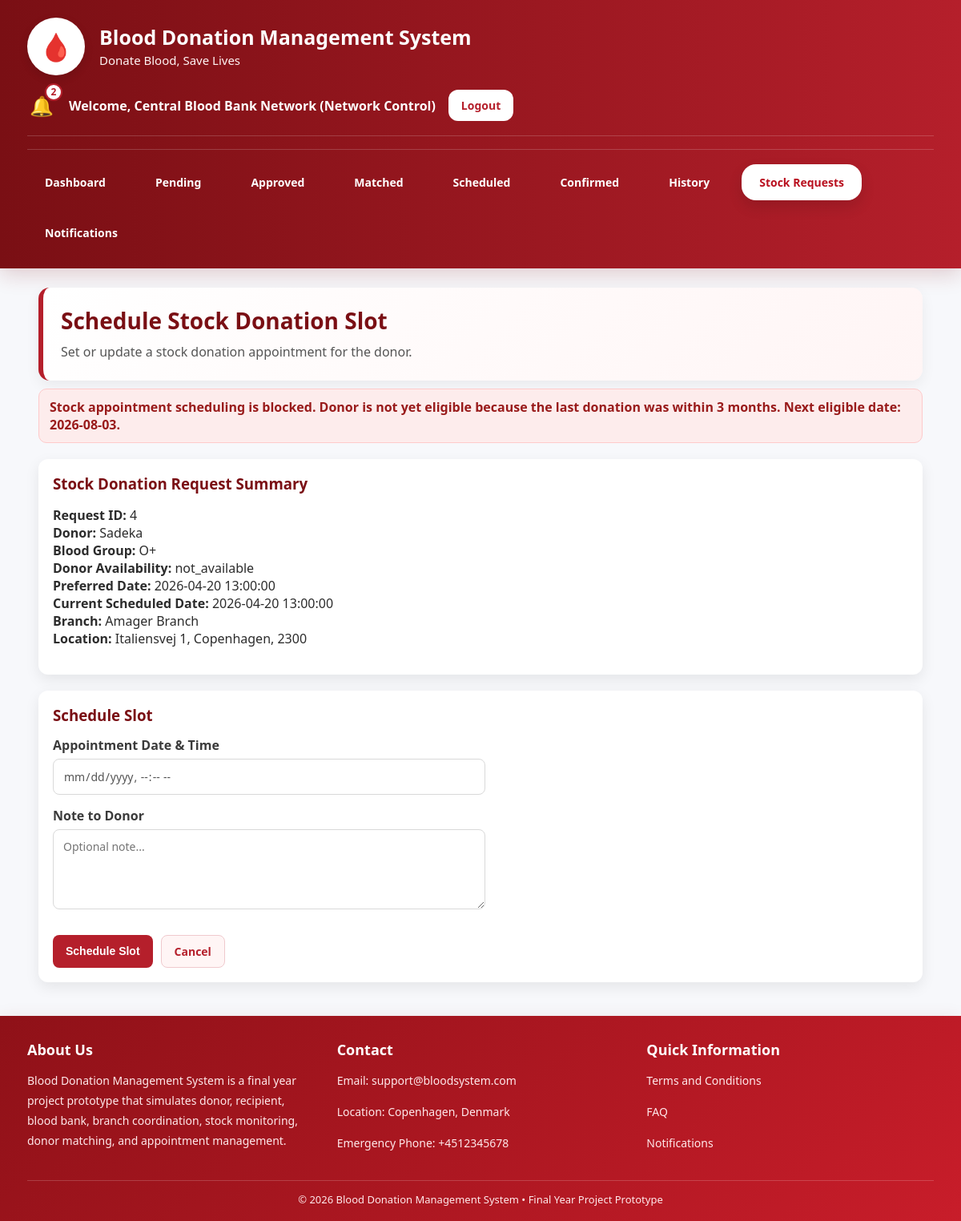
The page /dashboard/schedule_stock_donation.php?id=4 (signed in) on the database its author committed.
### tables this page shows
CREATE TABLE `stock_donation_requests` (
  `id` int(11) NOT NULL,
  `donor_id` int(11) NOT NULL,
  `blood_bank_user_id` int(11) NOT NULL,
  `branch_id` int(11) DEFAULT NULL,
  `preferred_date` datetime DEFAULT NULL,
  `scheduled_date` datetime DEFAULT NULL,
  `completed_at` datetime DEFAULT NULL,
  `completion_note` text DEFAULT NULL,
  `notes` text DEFAULT NULL,
  `status` enum('pending','scheduled','confirmed','completed','cancelled') NOT NULL DEFAULT 'pending',
  `created_at` timestamp NOT NULL DEFAULT current_timestamp()
);

CREATE TABLE `users` (
  `id` int(11) NOT NULL,
  `name` varchar(100) NOT NULL,
  `email` varchar(100) NOT NULL,
  `contact_number` varchar(20) DEFAULT NULL,
  `address` varchar(255) DEFAULT NULL,
  `date_of_birth` date DEFAULT NULL,
  `weight` decimal(5,2) DEFAULT NULL,
  `password` varchar(255) NOT NULL,
  `role` enum('admin','blood_bank','donor','recipient') NOT NULL,
  `blood_group` varchar(5) DEFAULT NULL,
  `weight_kg` decimal(5,2) DEFAULT NULL,
  `location` varchar(100) DEFAULT NULL,
  `address_line` varchar(255) DEFAULT NULL,
  `city` varchar(100) DEFAULT NULL,
  `zipcode` varchar(20) DEFAULT NULL,
  `institution_name` varchar(150) DEFAULT NULL,
  `availability` enum('available','not_available') DEFAULT 'available',
  `created_at` timestamp NOT NULL DEFAULT current_timestamp(),
  `account_status` enum('active','inactive') DEFAULT 'active',
  `status` enum('active','inactive') NOT NULL DEFAULT 'active',
  `next_eligible_date` date DEFAULT NULL
);

CREATE TABLE `branches` (
  `id` int(11) NOT NULL,
  `blood_bank_user_id` int(11) NOT NULL,
  `branch_name` varchar(150) NOT NULL,
  `address_line` varchar(255) NOT NULL,
  `city` varchar(100) NOT NULL,
  `zipcode` varchar(20) NOT NULL,
  `contact_number` varchar(30) DEFAULT NULL,
  `is_active` tinyint(1) DEFAULT 1,
  `created_at` timestamp NOT NULL DEFAULT current_timestamp()
);

### functions/network_helper.php (called while the page is built, shortened)
<?php
function getSystemName(){
    return 'Blood Donation Management System';
}
function getSystemTagline(){
    return 'Donate Blood, Save Lives';
}
function getBloodBankWelcomeLabel(){
    return 'Central Blood Bank Network';
}
function renderFooterTitle(){
    return 'Blood Donation Management System';
}
function renderFooterDescription(){
    return 'Blood Donation Management System is a final year project prototype that simulates donor, recipient, blood bank, branch coordination, stock monitoring, donor matching, and appointment management.';
}
?>

### functions/eligibility_check.php (called while the page is built, shortened)
<?php
function calculateAge($dateOfBirth) {
    $dob = new DateTime($dateOfBirth);
    $today = new DateTime();
    return $today->diff($dob)->y;
}
function checkDonorEligibility($conn, $donorId, $dateOfBirth, $weightKg) {
    $result = [
        'eligible' => true,
        'reason' => '',
        'age' => null,
        'last_donation_date' => null,
        'next_eligible_date' => null
    ];
    $age = calculateAge($dateOfBirth);
    $result['age'] = $age;
    $stmt = mysqli_prepare($conn, "
        SELECT donation_date
        FROM donations
        WHERE donor_id = ? AND status = 'confirmed'
        ORDER BY donation_date DESC, id DESC
        LIMIT 1
    ");
    mysqli_stmt_bind_param($stmt, "i", $donorId);
    mysqli_stmt_execute($stmt);
    $res = mysqli_stmt_get_result($stmt);
    if ($row = mysqli_fetch_assoc($res)) {
        $lastDonationDate = $row['donation_date'];
        $result['last_donation_date'] = $lastDonationDate;
        $lastDate = new DateTime($lastDonationDate);
        $nextEligible = clone $lastDate;
        $nextEligible->modify('+3 months');
        $today = new DateTime();
        $result['next_eligible_date'] = $nextEligible->format('Y-m-d');
        if ($today < $nextEligible) {
            $result['eligible'] = false;
            $result['reason'] = 'Donor is not yet eligible because the last donation was within 3 months.';
            return $result;
        }
    }
    return $result;
}
function syncDonorAvailabilityStatus($conn, $donorId) {
    $stmt = mysqli_prepare($conn, "
        SELECT date_of_birth, weight_kg, availability, next_eligible_date
        FROM users
        WHERE id = ? AND role = 'donor'
    ");
    mysqli_stmt_bind_param($stmt, "i", $donorId);
    mysqli_stmt_execute($stmt);
    $res = mysqli_stmt_get_result($stmt);
    $donor = mysqli_fetch_assoc($res);
    $eligibility = checkDonorEligibility(
        $conn,
        $donorId,
        $donor['date_of_birth'] ?? null,
        $donor['weight_kg'] ?? null
    );
    $desiredAvailability = $eligibility['eligible'] ? 'available' : 'not_available';
    $nextEligibleDate = $eligibility['next_eligible_date'] ?? null;
    $update_stmt = mysqli_prepare($conn, "
        UPDATE users
        SET availability = ?, next_eligible_date = ?
        WHERE id = ? AND role = 'donor'
    ");
    $eligibility['availability'] = $desiredAvailability;
    return $eligibility;
}
?>

### functions/location_helper.php (called while the page is built, shortened)
<?php
function buildFullLocation($address = '', $city = '', $zipcode = '', $fallback = ''){
    $parts = array_filter([
        trim((string)$address),
        trim((string)$city),
        trim((string)$zipcode)
    ], function($v){
        return $v !== '';
    });
    if(!empty($parts)){
        return implode(', ', $parts);
    }
    return trim((string)$fallback);
}
?>

### dashboard/schedule_stock_donation.php (the view, shortened to what this page needs)
<?php
include '../config/db.php';
include '../functions/network_helper.php';
include '../functions/location_helper.php';
include '../functions/eligibility_check.php';
$blood_bank_id = (int)$_SESSION['user_id'];
$request_id = (int)$_GET['id'];
$notif_stmt = mysqli_prepare($conn, "SELECT COUNT(*) AS total FROM notifications WHERE user_id = ? AND is_read = 0");
mysqli_stmt_bind_param($notif_stmt, "i", $blood_bank_id);
mysqli_stmt_execute($notif_stmt);
$notif_result = mysqli_stmt_get_result($notif_stmt);
$notif_data = mysqli_fetch_assoc($notif_result);
$notif_count = $notif_data['total'] ?? 0;
$stmt = mysqli_prepare($conn, "
    SELECT
        sdr.*,
        donor.name AS donor_name,
        donor.blood_group,
        donor.availability AS donor_availability,
        donor.account_status AS donor_account_status,
        donor.status AS donor_user_status,
        b.branch_name,
        b.address_line,
        b.city,
        b.zipcode
    FROM stock_donation_requests sdr
    JOIN users donor ON sdr.donor_id = donor.id
    LEFT JOIN branches b ON sdr.branch_id = b.id
    WHERE sdr.id = ?
      AND sdr.blood_bank_user_id = ?
    LIMIT 1
");
mysqli_stmt_bind_param($stmt, "ii", $request_id, $blood_bank_id);
mysqli_stmt_execute($stmt);
$result = mysqli_stmt_get_result($stmt);
$request = mysqli_fetch_assoc($result);
$donor_id = (int)$request['donor_id'];
$donorEligibility = syncDonorAvailabilityStatus($conn, $donor_id);
$donorAccountActive = (
    ($request['donor_account_status'] ?? 'active') === 'active' &&
    ($request['donor_user_status'] ?? 'active') === 'active'
);
$canScheduleStock = (
    $donorAccountActive &&
    !empty($donorEligibility['eligible']) &&
    ($donorEligibility['availability'] ?? 'not_available') === 'available'
);
$donorBlockMessage = "";
if(!$donorAccountActive){
    $donorBlockMessage = "This donor account is inactive, so a stock donation slot cannot be scheduled.";
} elseif(!$canScheduleStock){
    $donorBlockMessage = $donorEligibility['reason'] ?? "This donor is currently not eligible or available for stock donation.";
    if(!empty($donorEligibility['next_eligible_date'])){
        $donorBlockMessage .= " Next eligible date: " . $donorEligibility['next_eligible_date'] . ".";
    }
}
$hasDonorRescheduleRequest = (strpos((string)($request['notes'] ?? ''), '[Donor Reschedule Request]') !== false);
$pageTitle = $hasDonorRescheduleRequest ? 'Propose New Slot for Stock Donation' : 'Schedule Stock Donation Slot';
$buttonText = $hasDonorRescheduleRequest ? 'Propose New Slot' : 'Schedule Slot';
?>
<!DOCTYPE html>
<html>
<head>
    <link rel="stylesheet" href="assets/style.css">
</head>
<body>
<div class="topbar topbar-full bloodbank-shell">
    <div class="container">
        <div class="topbar-header">
            <div class="topbar-left">
                <div class="logo">🩸</div>
                <div class="brand-text">
                    <h2><?php echo htmlspecialchars(getSystemName()); ?></h2>
                    <p><?php echo htmlspecialchars(getSystemTagline()); ?></p>
                </div>
            </div>
            <div class="topbar-right">
                <a href="notifications.php" class="notify" title="Notifications">
                    🔔
                    <span class="notify-badge"><?php echo (int)$notif_count; ?></span>
                </a>
                <span>Welcome, <?php echo htmlspecialchars(getBloodBankWelcomeLabel()); ?> (Network Control)</span>
                <a class="btn btn-logout" href="../auth/logout.php">Logout</a>
            </div>
        </div>
        <div class="topbar-menu">
            <a href="blood_bank_dashboard.php">Dashboard</a>
            <a href="blood_bank_pending.php">Pending</a>
            <a href="blood_bank_approved.php">Approved</a>
            <a href="blood_bank_matched.php">Matched</a>
            <a href="blood_bank_scheduled.php">Scheduled</a>
            <a href="blood_bank_confirmed.php">Confirmed</a>
            <a href="blood_bank_history.php">History</a>
            <a href="blood_bank_stock_requests.php" class="active">Stock Requests</a>
            <a href="notifications.php">Notifications</a>
        </div>
    </div>
</div>
<div class="container">
    <div class="hero">
        <h1><?php echo htmlspecialchars($pageTitle); ?></h1>
        <p>Set or update a stock donation appointment for the donor.</p>
    </div>
    <?php if(!$canScheduleStock){ ?>
        <div class="alert alert-error">
            Stock appointment scheduling is blocked.
            <?php echo htmlspecialchars($donorBlockMessage); ?>
        </div>
    <?php } ?>
    <div class="card">
        <h3>Stock Donation Request Summary</h3>
        <p>
            <strong>Request ID:</strong> <?php echo htmlspecialchars($request['id']); ?><br>
            <strong>Donor:</strong> <?php echo htmlspecialchars($request['donor_name']); ?><br>
            <strong>Blood Group:</strong> <?php echo htmlspecialchars($request['blood_group']); ?><br>
            <strong>Donor Availability:</strong> <?php echo htmlspecialchars($donorEligibility['availability'] ?? 'not_available'); ?><br>
            <strong>Preferred Date:</strong> <?php echo htmlspecialchars($request['preferred_date'] ?? ''); ?><br>
            <strong>Current Scheduled Date:</strong> <?php echo htmlspecialchars($request['scheduled_date'] ?? 'Not scheduled'); ?><br>
            <strong>Branch:</strong> <?php echo htmlspecialchars($request['branch_name'] ?? 'Not assigned'); ?><br>
            <strong>Location:</strong>
            <?php
                echo htmlspecialchars(
                    buildFullLocation(
                        $request['address_line'] ?? '',
                        $request['city'] ?? '',
                        $request['zipcode'] ?? '',
                        ''
                    )
                );
            ?>
        </p>
    </div>
    <div class="card">
        <h3><?php echo htmlspecialchars($buttonText); ?></h3>
        <form method="POST" class="form">
            <label>Appointment Date & Time</label>
            <input
                class="input"
                type="datetime-local"
                name="scheduled_date"
                <?php echo !$canScheduleStock ? 'disabled' : ''; ?>
                required
            >
            <label>Note to Donor</label>
            <textarea
                class="input"
                name="notes"
                rows="4"
                placeholder="Optional note..."
                <?php echo !$canScheduleStock ? 'disabled' : ''; ?>
            ></textarea>
            <div class="form-actions-row">
                <button
                    class="btn btn-primary"
                    type="submit"
                    name="schedule_slot"
                    <?php echo !$canScheduleStock ? 'disabled' : ''; ?>
                >
                    <?php echo htmlspecialchars($buttonText); ?>
                </button>
                <a class="btn btn-secondary" href="blood_bank_stock_requests.php">Cancel</a>
            </div>
        </form>
    </div>
</div>
<div class="site-footer site-footer-full bloodbank-shell-footer">
    <div class="container">
        <div class="footer-grid">
            <div class="footer-col">
                <h4>About Us</h4>
                <p><?php echo htmlspecialchars(renderFooterDescription()); ?></p>
            </div>
            <div class="footer-col">
                <h4>Contact</h4>
                <p>Email: support@bloodsystem.com</p>
                <p>Location: Copenhagen, Denmark</p>
                <p>Emergency Phone: +4512345678</p>
            </div>
            <div class="footer-col">
                <h4>Quick Information</h4>
                <p><a href="terms.php">Terms and Conditions</a></p>
                <p><a href="faq.php">FAQ</a></p>
                <p><a href="notifications.php">Notifications</a></p>
            </div>
        </div>
        <div class="footer-bottom">
            © 2026 <?php echo htmlspecialchars(renderFooterTitle()); ?> • Final Year Project Prototype
        </div>
    </div>
</div>
</body>
</html>

### rows shown on the page
stock_donation_requests: notes "Schedule Stock Donation Slot", id "4", donor.name "Sadeka", donor.blood_group "O+", preferred_date "2026-04-20 13:00:00", scheduled_date "2026-04-20 13:00:00", branch.branch_name "Amager Branch", branch.zipcode "Italiensvej 1, Copenhagen, 2300", notes "Schedule Slot"
users: next_eligible_date "Donor is not yet eligible because the last donation was within 3 months. Next eligible date: 2026-08-03.", availability "not_available"

### other values the page prints
getSystemName() "Blood Donation Management System"
getSystemTagline() "Donate Blood, Save Lives"
$notif_count "2"
getBloodBankWelcomeLabel() "Central Blood Bank Network"
renderFooterDescription() "Blood Donation Management System is a final year project prototype that simulates donor, recipient, blood bank, branch coordination, stock monitoring, donor matching, and appointment management."
renderFooterTitle() "Blood Donation Management System"
